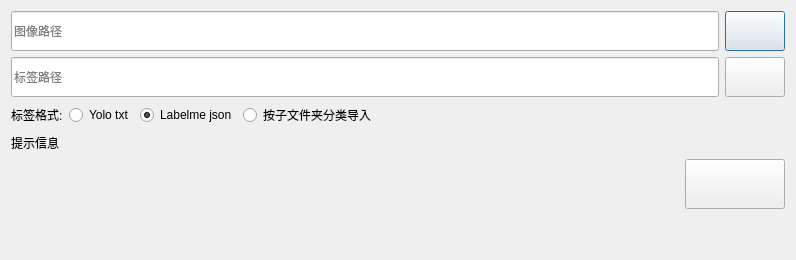
<?xml version="1.0" encoding="UTF-8"?>
<ui version="4.0">
 <class>ImportData</class>
 <widget class="QDialog" name="ImportData">
  <property name="geometry">
   <rect>
    <x>0</x>
    <y>0</y>
    <width>796</width>
    <height>260</height>
   </rect>
  </property>
  <property name="windowTitle">
   <string>导入数据</string>
  </property>
  <layout class="QGridLayout" name="gridLayout">
   <item row="0" column="0">
    <layout class="QVBoxLayout" name="verticalLayout">
     <property name="bottomMargin">
      <number>0</number>
     </property>
     <item>
      <layout class="QHBoxLayout" name="horizontalLayout">
       <item>
        <widget class="QLineEdit" name="image_path_txt">
         <property name="minimumSize">
          <size>
           <width>300</width>
           <height>40</height>
          </size>
         </property>
         <property name="placeholderText">
          <string>图像路径</string>
         </property>
        </widget>
       </item>
       <item>
        <widget class="QPushButton" name="choose_image_dir_btn">
         <property name="minimumSize">
          <size>
           <width>60</width>
           <height>40</height>
          </size>
         </property>
         <property name="text">
          <string/>
         </property>
         <property name="icon">
          <iconset>
           <normaloff>../resources/打开.png</normaloff>../resources/打开.png</iconset>
         </property>
         <property name="iconSize">
          <size>
           <width>45</width>
           <height>40</height>
          </size>
         </property>
        </widget>
       </item>
      </layout>
     </item>
     <item>
      <layout class="QHBoxLayout" name="horizontalLayout_2">
       <item>
        <widget class="QLineEdit" name="label_path_txt">
         <property name="minimumSize">
          <size>
           <width>300</width>
           <height>40</height>
          </size>
         </property>
         <property name="placeholderText">
          <string>标签路径</string>
         </property>
        </widget>
       </item>
       <item>
        <widget class="QPushButton" name="choose_label_dir_btn">
         <property name="minimumSize">
          <size>
           <width>60</width>
           <height>40</height>
          </size>
         </property>
         <property name="text">
          <string/>
         </property>
         <property name="icon">
          <iconset>
           <normaloff>../resources/打开.png</normaloff>../resources/打开.png</iconset>
         </property>
         <property name="iconSize">
          <size>
           <width>45</width>
           <height>40</height>
          </size>
         </property>
        </widget>
       </item>
      </layout>
     </item>
     <item>
      <layout class="QHBoxLayout" name="horizontalLayout_3">
       <item>
        <widget class="QLabel" name="label_fmt">
         <property name="text">
          <string>标签格式:</string>
         </property>
        </widget>
       </item>
       <item>
        <widget class="QRadioButton" name="yolo_fmt">
         <property name="text">
          <string>Yolo txt</string>
         </property>
        </widget>
       </item>
       <item>
        <widget class="QRadioButton" name="labelme_fmt">
         <property name="text">
          <string>Labelme json</string>
         </property>
         <property name="checked">
          <bool>true</bool>
         </property>
        </widget>
       </item>
       <item>
        <widget class="QRadioButton" name="cls_fmt">
         <property name="text">
          <string>按子文件夹分类导入</string>
         </property>
        </widget>
       </item>
       <item>
        <spacer name="horizontalSpacer_3">
         <property name="orientation">
          <enum>Qt::Orientation::Horizontal</enum>
         </property>
         <property name="sizeHint" stdset="0">
          <size>
           <width>40</width>
           <height>20</height>
          </size>
         </property>
        </spacer>
       </item>
      </layout>
     </item>
     <item>
      <layout class="QHBoxLayout" name="horizontalLayout_4">
       <item>
        <widget class="QLabel" name="tips_lbl">
         <property name="text">
          <string>提示信息</string>
         </property>
        </widget>
       </item>
       <item>
        <spacer name="horizontalSpacer">
         <property name="orientation">
          <enum>Qt::Orientation::Horizontal</enum>
         </property>
         <property name="sizeHint" stdset="0">
          <size>
           <width>40</width>
           <height>20</height>
          </size>
         </property>
        </spacer>
       </item>
      </layout>
     </item>
     <item>
      <layout class="QHBoxLayout" name="horizontalLayout_5">
       <property name="bottomMargin">
        <number>0</number>
       </property>
       <item>
        <spacer name="horizontalSpacer_2">
         <property name="orientation">
          <enum>Qt::Orientation::Horizontal</enum>
         </property>
         <property name="sizeHint" stdset="0">
          <size>
           <width>40</width>
           <height>20</height>
          </size>
         </property>
        </spacer>
       </item>
       <item>
        <widget class="QPushButton" name="done_import_btn">
         <property name="minimumSize">
          <size>
           <width>100</width>
           <height>50</height>
          </size>
         </property>
         <property name="text">
          <string/>
         </property>
         <property name="icon">
          <iconset>
           <normaloff>../resources/确定.png</normaloff>../resources/确定.png</iconset>
         </property>
         <property name="iconSize">
          <size>
           <width>40</width>
           <height>25</height>
          </size>
         </property>
        </widget>
       </item>
      </layout>
     </item>
    </layout>
   </item>
   <item row="1" column="0">
    <spacer name="verticalSpacer">
     <property name="orientation">
      <enum>Qt::Orientation::Vertical</enum>
     </property>
     <property name="sizeHint" stdset="0">
      <size>
       <width>20</width>
       <height>40</height>
      </size>
     </property>
    </spacer>
   </item>
  </layout>
 </widget>
 <resources/>
 <connections/>
</ui>
